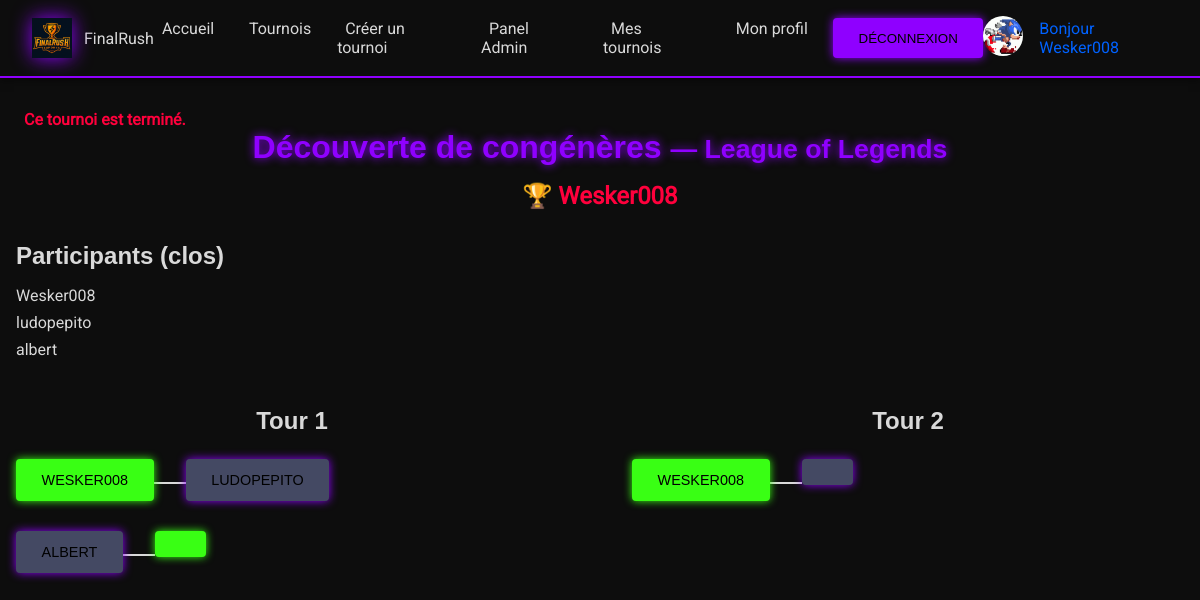
Page /participant.php?tournament_id=48 (signed in) on the committed database.
### tables this page shows
CREATE TABLE `users` (
  `id` int NOT NULL,
  `username` varchar(255) NOT NULL,
  `password` varchar(255) NOT NULL,
  `role` varchar(255) NOT NULL,
  `color` varchar(255) NOT NULL DEFAULT ' #FFFFFF ',
  `avatar` varchar(255) NOT NULL DEFAULT 'default-avatar.jpg'
);

CREATE TABLE `tournaments` (
  `id` int NOT NULL,
  `name` varchar(255) NOT NULL,
  `description` varchar(255) NOT NULL,
  `start_date` datetime NOT NULL,
  `created_at` datetime NOT NULL,
  `is_closed` tinyint(1) NOT NULL DEFAULT '0',
  `max_players` int NOT NULL DEFAULT '8',
  `game_id` int
);

CREATE TABLE `games` (
  `id` int NOT NULL,
  `name` varchar(100) NOT NULL
);

CREATE TABLE `participants` (
  `id` int NOT NULL,
  `user_id` int NOT NULL,
  `winner_flag` tinyint(1) NOT NULL DEFAULT '0',
  `tournament_id` int NOT NULL
);

### participant.php (the view, shortened to what this page needs)
<?php
include("essentiel.php");
include("nav.php");
$isAdmin   = isset($_SESSION['role']) && $_SESSION['role'] === 'admin';
$tourneyId = isset($_GET['tournament_id'])
           ? (int)$_GET['tournament_id']
           : 0;
$stmt = $bdd->prepare("
  SELECT t.name, t.is_closed, t.max_players, g.name AS game_name
    FROM tournaments t
    JOIN games      g ON g.id = t.game_id
   WHERE t.id = ?
");
$stmt->execute([$tourneyId]);
$tourney = $stmt->fetch(PDO::FETCH_ASSOC)
          ?: die("Tournoi introuvable.");
$locked    = (bool)$tourney['is_closed'];
$maxPlayers = (int)$tourney['max_players'];
$countStmt = $bdd->prepare("
  SELECT COUNT(*) AS cnt
    FROM participants
   WHERE tournament_id = ?
");
$countStmt->execute([$tourneyId]);
$currentCount = (int)$countStmt->fetchColumn();
$remaining    = $maxPlayers - $currentCount;
$pStmt = $bdd->prepare("
  SELECT p.id AS part_id, u.username
    FROM participants p
    JOIN users u ON u.id = p.user_id
   WHERE p.tournament_id = ?
   ORDER BY p.id
");
$pStmt->execute([$tourneyId]);
$participants = $pStmt->fetchAll(PDO::FETCH_ASSOC);
$mt = $bdd->prepare("
  SELECT id, round, player_a_id, player_b_id, winner_id
    FROM matches
   WHERE tournament_id = ?
   ORDER BY round, id
");
$mt->execute([$tourneyId]);
$matches = $mt->fetchAll(PDO::FETCH_ASSOC);
$roundsPlayed = 0;
foreach ($matches as $m) {
    $roundsPlayed = max($roundsPlayed, (int)$m['round']);
}
$champion = '';
if ($roundsPlayed > 0) {
    $last = array_filter(
      $matches,
      fn($m) => (int)$m['round'] === $roundsPlayed
    );
    if (count($last) === 1 && $last[array_key_first($last)]['winner_id']) {
        $wid = (int)$last[array_key_first($last)]['winner_id'];
        $u   = $bdd->prepare("
          SELECT u.username
            FROM participants p
            JOIN users u ON u.id = p.user_id
           WHERE p.id = ?
        ");
        $u->execute([$wid]);
        $champion = $u->fetchColumn() ?: '';
    }
}
?>
<!DOCTYPE html>
<html lang="fr">
<head>
  <link rel="stylesheet" href="assets/css/style.css">
</head>
<body class="bracket-page">
  <main>
    <?php if($tourney['is_closed'] == 0): ?>
    <p>
      Places restantes :
      <?php if ($remaining>0): ?>
        <strong><?= $remaining ?></strong>
      <?php else: ?>
        <strong class="full">Complet</strong>
      <?php endif; ?>
    </p>
    <?php else:?>
    <p class="tournament-closed"><strong>Ce tournoi est terminé.</strong></p>
    <?php endif; ?>
  <h1>
    <?= htmlspecialchars($tourney['name'], ENT_QUOTES) ?>
    <small>— <?= htmlspecialchars($tourney['game_name'], ENT_QUOTES) ?></small>
  </h1>
    <?php if ($champion): ?>
      <h2 class="champion">🏆 <?= htmlspecialchars($champion, ENT_QUOTES) ?></h2>
    <?php endif; ?>
    <section class="participants">
      <h2>Participants <?= $locked?'(clos)':'' ?></h2>
      <ul>
        <?php foreach($participants as $p): ?>
        <li>
          <?= htmlspecialchars($p['username'], ENT_QUOTES) ?>
        </li>
        <?php endforeach; ?>
      </ul>
    </section>
    <section class="bracket">
      <?php
      $cur = 0;
      foreach ($matches as $m):
        if ($m['round'] !== $cur):
          $cur = $m['round'];
          echo ($cur>1?'</div>':'')."<div class=\"round\"><h2>Tour {$cur}</h2>";
        endif;
        $a = $m['player_a_id']
             ? $bdd->query("SELECT u.username FROM participants p JOIN users u ON u.id=p.user_id WHERE p.id={$m['player_a_id']}")
                   ->fetchColumn()
             : '–';
        $b = $m['player_b_id']
             ? $bdd->query("SELECT u.username FROM participants p JOIN users u ON u.id=p.user_id WHERE p.id={$m['player_b_id']}")
                   ->fetchColumn()
             : '–';
        $winA = $m['winner_id']=== $m['player_a_id'];
        $winB = $m['winner_id']=== $m['player_b_id'];
      ?>
        <div class="match">
          <?php if ($isAdmin): ?>
            <form method="post" action="?tournament_id=<?= $tourneyId ?>">
              <button class="btn-win<?= $winA?' winner':''?>"<?= $winA?' disabled':''?>>
                <?= htmlspecialchars($a, ENT_QUOTES) ?>
              </button>
            </form>
          <?php else: ?>
            <div class="btn-win<?= $winA?' winner':''?>">
              <?= htmlspecialchars($a, ENT_QUOTES) ?>
            </div>
          <?php endif; ?>
          <div class="connector"></div>
          <?php if ($isAdmin): ?>
            <form method="post" action="?tournament_id=<?= $tourneyId ?>">
              <button class="btn-win<?= $winB?' winner':''?>"<?= $winB?' disabled':''?>>
                <?= htmlspecialchars($b, ENT_QUOTES) ?>
              </button>
            </form>
          <?php else: ?>
            <div class="btn-win<?= $winB?' winner':''?>">
              <?= htmlspecialchars($b, ENT_QUOTES) ?>
            </div>
          <?php endif; ?>
        </div>
      <?php endforeach; ?>
    </section>
  </main>
</body>
</html>

### nav.php (shortened to what this page needs)
<?php
if (isset($_SESSION['user_id'])) {
  include_once("essentiel.php");
  $requestSelect = $bdd->prepare('
    SELECT avatar, color
      FROM users
     WHERE id = ?
  ');
  $requestSelect->execute([$_SESSION['user_id']]);
  $request = $requestSelect->fetch(PDO::FETCH_ASSOC) ?: [];
}
?>
<!DOCTYPE html>
<html lang="fr">
<head>
  <link rel="stylesheet" href="assets/css/style.css">
</head>
<body>
  <header class="navbar">
    <div class="logo">
      <a href="index.php">
        <img src="assets/img/logo.png" alt="FinalRush" class="logo-img">
        <p class="logo-text">FinalRush</p>
      </a>
    </div>
    <ul class="nav-links" id="nav-links">
      <li><a href="index.php">Accueil</a></li>
      <li><a href="tournaments.php">Tournois</a></li>
      <?php if (!empty($_SESSION['user_id'])): ?>
        <?php if ($_SESSION['role'] === 'admin'): ?>
          <li><a href="create_tournament.php">Créer un tournoi</a></li>
          <li><a href="Admin-Panel.php">Panel Admin</a></li>
        <?php endif; ?>
        <li><a href="myTournament.php">Mes tournois</a></li>
        <li><a href="profile.php">Mon profil</a></li>
        <li>
          <form action="deconexion.php" method="post" style="display:inline">
            <button type="submit" class="button">Déconnexion</button>
          </form>
        </li>
      <?php else: ?>
        <li><a href="inscription.php">Inscription</a></li>
        <li><a href="connexion.php" class="button">Connexion</a></li>
      <?php endif; ?>
    </ul>
    <div class="navbar-user">
      <?php if (!empty($_SESSION['user_id'])): ?>
        <div class="nav-avatars-container">
          <a href="profile.php">
            <img
              src="uploads/avatars/<?= htmlspecialchars($request['avatar']   ?? 'default.png', ENT_QUOTES) ?>"
              alt="Avatar"
              class="nav-avatar"
            >
          </a>
        </div>
        <?php
          $usernameColor = $request['color'] ?? '#d9d9d9';
        ?>
        <span class="username-nav" style="color:<?= htmlspecialchars($usernameColor, ENT_QUOTES) ?>;">
          Bonjour <?= htmlspecialchars($_SESSION['username'], ENT_QUOTES) ?>
        </span>
      <?php else: ?>
        <span>Bonjour Invité</span>
      <?php endif; ?>
    </div>
  </header>
</body>
</html>

### assets/css/style.css (style rules this page uses)
* { margin: 0; padding: 0; box-sizing: border-box; }
body { background: #0d0d0d; color: #d9d9d9; font-family: "Roboto", "Rajdhani", "Exo", sans-serif; }
.button, .page-inscription .btn-enregistrer { display: inline-block; background: #8f00ff; color: #000; font-family: "Orbitron", "Audiowide", sans-serif; padding: 0.8rem 1.6rem; border: none; border-radius: 4px; box-shadow: 0 0 10px #8f00ff; text-transform: uppercase; cursor: pointer; transition: background 0.2s ease-in-out, box-shadow 0.2s ease-in-out; }
.navbar { display: flex; align-items: center; justify-content: space-between; background: #0d0d0d; padding: 1rem 2rem; border-bottom: 2px solid #8f00ff; box-shadow: 0 2px 8px rgba(0, 0, 0, 0.5); }
.navbar .logo a { display: flex; align-items: center; text-decoration: none; color: #d9d9d9; }
.navbar .logo a .logo-img { height: 40px; margin-right: 0.75rem; filter: drop-shadow(0 0 10px #8f00ff); }
.navbar .nav-links { display: flex; align-items: center; gap: 1.5rem; list-style: none; margin: 0; padding: 0; }
.navbar .nav-links li a { position: relative; font-family: "Roboto", "Rajdhani", "Exo", sans-serif; color: #d9d9d9; text-decoration: none; padding: 0.5rem; transition: color 0.2s ease-in-out; }
.navbar .nav-links li a::after { content: ""; position: absolute; left: 0; bottom: -4px; width: 100%; height: 2px; background: #00e5ff; transform: scaleX(0); transform-origin: left; transition: transform 0.2s ease-in-out; }
.navbar .navbar-user { display: flex; align-items: center; gap: 1rem; }
.navbar .navbar-user span { font-family: "Roboto", "Rajdhani", "Exo", sans-serif; color: #d9d9d9; }
.nav-avatar { width: 40px; height: 40px; border-radius: 50%; overflow: hidden; }
.tournament-closed { color: #ff003c; border-radius: 4px; text-align: center; font-weight: bold; margin-top: 1rem; padding: 0 0.5rem; width: fit-content; }
.bracket-page { background: #0d0d0d; color: #d9d9d9; font-family: "Roboto", "Rajdhani", "Exo", sans-serif; }
main { max-width: 1200px; margin: 2rem auto; padding: 0 1rem; }
main h1 { font-family: "Orbitron", "Audiowide", sans-serif; color: #8f00ff; text-shadow: 0 0 10px #8f00ff; margin-bottom: 1rem; text-align: center; }
main .champion { font-family: "Roboto", "Rajdhani", "Exo", sans-serif; color: #ff003c; text-align: center; margin-bottom: 2rem; }
.participants { margin-bottom: 3rem; }
.participants h2 { font-family: "Orbitron", "Audiowide", sans-serif; margin-bottom: 1rem; }
.participants ul { list-style: none; padding: 0; margin: 0 0 1rem; }
.participants ul li { display: flex; align-items: center; margin-bottom: 0.5rem; }
.bracket { display: flex; gap: 4rem; }
.bracket .round { flex: 1; }
.bracket .round h2 { font-family: "Orbitron", "Audiowide", sans-serif; color: #d9d9d9; text-align: center; margin-bottom: 1rem; }
.bracket .round .match { position: relative; display: flex; height: 3rem; margin: 1.5rem 0; }
.bracket .round .match .btn-win { display: inline-block; background: #8f00ff; color: #000; font-family: "Orbitron", "Audiowide", sans-serif; padding: 0.8rem 1.6rem; border: none; border-radius: 4px; box-shadow: 0 0 10px #8f00ff; text-transform: uppercase; cursor: pointer; transition: background 0.2s ease-in-out, box-shadow 0.2s ease-in-out; flex: 1; display: flex; align-items: center; justify-content: center; font-size: 0.9rem; position: relative; }
.bracket .round .match .btn-win:disabled { opacity: 0.5; cursor: not-allowed; }
.bracket .round .match .btn-win:not(.winner) { background: #444963; }
.bracket .round .match .btn-win.winner { background: #39ff14; box-shadow: 0 0 8px #39ff14; color: #000; }
.bracket .round .match .btn-win:disabled { opacity: 1; cursor: default; }
.bracket .round .match .connector { width: 2rem; height: 2px; background: #d9d9d9; align-self: center; }

### rows in the picture
users: avatar (picture), username "Wesker008"
tournaments: name "Découverte de congénères", game.name "League of Legends"
participants: user.username "Wesker008"
participants: user.username "ludopepito"
participants: user.username "albert"

### other values in the picture
$_SESSION['username'] "Wesker008"
$cur "1"
$a "WESKER008"
$b "LUDOPEPITO"
$a "ALBERT"
$cur "2"
